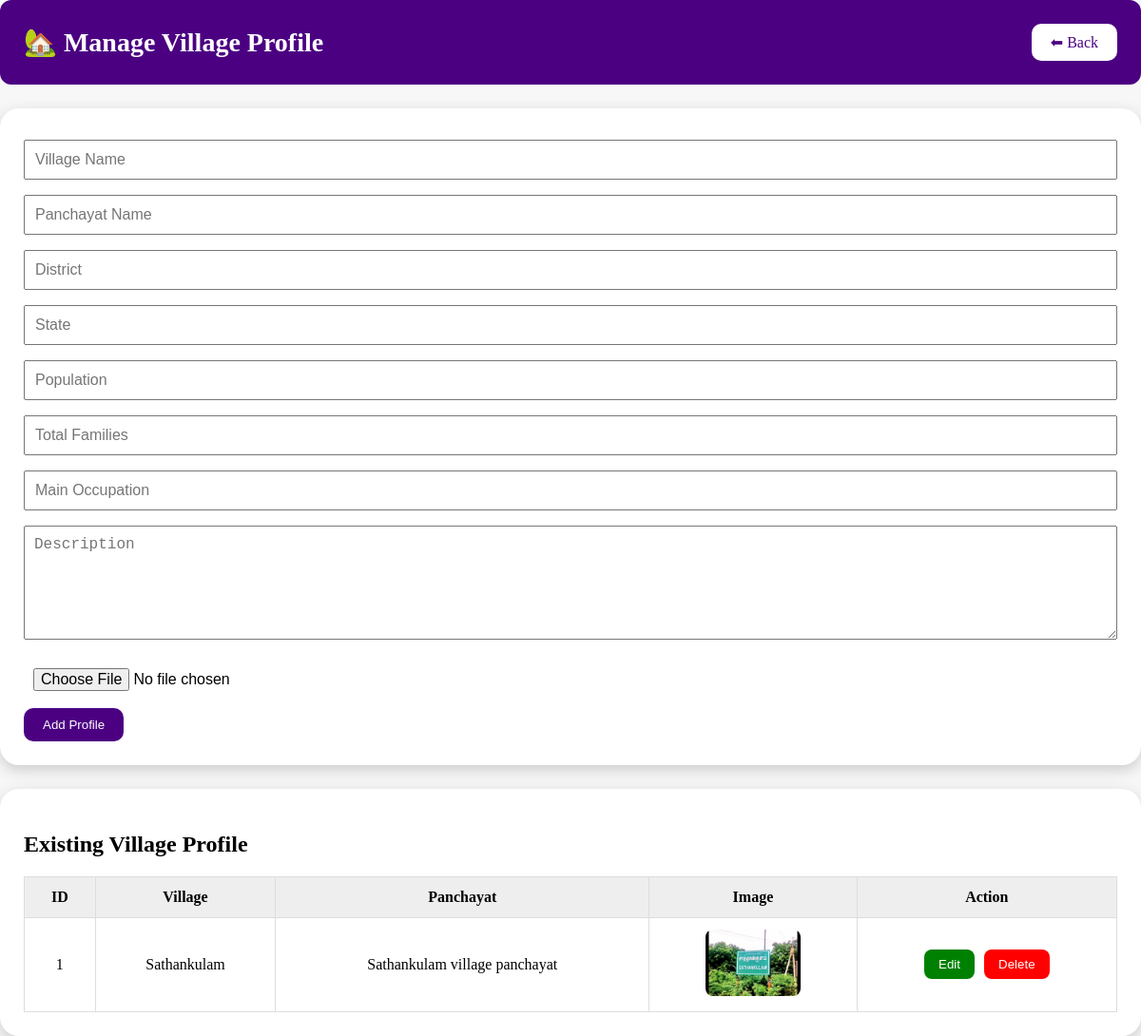
Page /admin/village_hub/manage_village_profile.php on the committed database.
### tables this page shows
CREATE TABLE `village_profile` (
  `id` int(11) NOT NULL,
  `village_name` varchar(100) NOT NULL,
  `panchayat_name` varchar(100) NOT NULL,
  `district` varchar(100) NOT NULL,
  `state` varchar(100) NOT NULL,
  `population` int(11) NOT NULL,
  `total_families` int(11) NOT NULL,
  `occupation` varchar(100) DEFAULT NULL,
  `description` text DEFAULT NULL,
  `office_image` varchar(255) DEFAULT NULL
);

### admin/village_hub/manage_village_profile.php (the view, shortened to what this page needs)
<?php
include("../../db.php");
$result=$conn->query("SELECT * FROM village_profile");
?>
<!DOCTYPE html>
<html>
<head>
</head>
<body>
<div class="header">
<h1>🏡 Manage Village Profile</h1>
<a class="back-btn" href="village_dashboard.php">
⬅ Back
</a>
</div>
<div class="box">
<form method="post" enctype="multipart/form-data">
<input name="village" placeholder="Village Name" required>
<input name="panchayat" placeholder="Panchayat Name" required>
<input name="district" placeholder="District" required>
<input name="state" placeholder="State" required>
<input type="number" name="population" placeholder="Population">
<input type="number" name="families" placeholder="Total Families">
<input name="occupation" placeholder="Main Occupation">
<textarea name="description" placeholder="Description"></textarea>
<input type="file" name="image">
<button name="save">
Add Profile
</button>
</form>
</div>
<div class="box">
<h2>Existing Village Profile</h2>
<table>
<tr>
<th>ID</th>
<th>Village</th>
<th>Panchayat</th>
<th>Image</th>
<th>Action</th>
</tr>
<?php while($row=$result->fetch_assoc()){ ?>
<tr>
<td>
<?php echo $row['id']; ?>
</td>
<td>
<?php echo $row['village_name']; ?>
</td>
<td>
<?php echo $row['panchayat_name']; ?>
</td>
<td>
<?php
if($row['office_image']!="")
{
?>
<img src="../../assets/images/<?php echo $row['office_image']; ?>">
<?php } ?>
</td>
<td>
<div class="action">
<button class="edit-btn"
onclick="location.href='edit_village_profile.php?id=<?php echo $row['id']; ?>'">
Edit
</button>
<button class="delete-btn"
onclick="if(confirm('Delete?')) location.href='?delete=<?php echo $row['id']; ?>'">
Delete
</button>
</div>
</td>
</tr>
<?php } ?>
</table>
</div>
</body>
</html>

### admin/village_hub/manage_village_profile.php (style rules this page uses)
body { font-family:'Playfair Display',serif; background:#f7f7f7; margin:0; padding:0; }
.header { background:indigo; color:white; padding:25px; border-radius:12px; display:flex; justify-content:space-between; align-items:center; gap:15px; flex-wrap:wrap; }
.header h1 { margin:0; font-size:28px; }
.box { background:white; padding:25px; margin-top:25px; border-radius:20px; box-shadow:0 5px 15px #ccc; overflow-x:auto; box-sizing:border-box; }
input,textarea { width:100%; padding:10px; margin:8px 0; box-sizing:border-box; font-size:16px; }
textarea { min-height:120px; }
input[type="file"] { max-width:100%; }
button { background:indigo; color:white; padding:10px 20px; border:0; border-radius:10px; cursor:pointer; }
table { width:100%; background:white; margin-top:20px; border-collapse:collapse; text-align:center; min-width:700px; }
th { background:#eee; }
td,th { padding:12px; border:1px solid #ddd; }
img { width:100px; height:70px; object-fit:cover; border-radius:8px; max-width:100%; }
.action { display:flex; justify-content:center; gap:10px; flex-wrap:wrap; }
.edit-btn { background:green; color:white; padding:8px 15px; border:0; border-radius:8px; }
.delete-btn { background:red; color:white; padding:8px 15px; border:0; border-radius:8px; }
.back-btn { background:white; color:indigo; padding:10px 20px; border-radius:10px; text-decoration:none; }

### rows in the picture
village_profile: id "1", village_name "Sathankulam", panchayat_name "Sathankulam village panchayat", office_image (picture)
